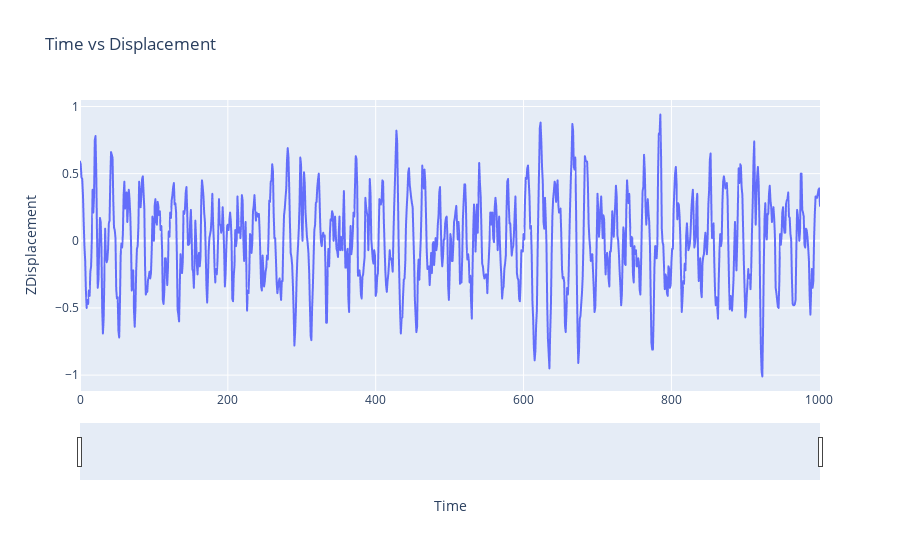

Write notebook code for a chart like this one.
### Code cell
fig = px.line(df[:1000], x='Time', y='ZDisplacement', title='Time vs Displacement ')

fig.update_xaxes(
    rangeslider_visible=True,
    rangeselector=dict(
        buttons=list([
            dict(count=1, label="1h", step="hour", stepmode="backward"),
            dict(count=2, label="3h", step="hour", stepmode="backward"),
            dict(count=3, label="5h", step="hour", stepmode="backward"),
            dict(step="all")
        ])
    )
)
fig.show()

### Figure 1 — Plotly figure (JSON) as saved in the notebook; plotly's stock layout.template omitted (floating-point values rounded to 4 significant figures; data arrays with more than 128 entries replaced by an {"elided": "..."} marker saying what was removed)
{"data": [{"hovertemplate": "Time=%{x}<br>ZDisplacement=%{y}<extra></extra>", "legendgroup": "", "line": {"color": "#636efa", "dash": "solid"}, "mode": "lines", "name": "", "showlegend": false, "type": "scattergl", "x": {"elided": "1002 int values"}, "xaxis": "x", "y": {"elided": "1002 float values"}, "yaxis": "y"}], "layout": {"legend": {"tracegroupgap": 0}, "title": {"text": "Time vs Displacement "}, "xaxis": {"anchor": "y", "domain": [0, 1], "rangeselector": {"buttons": [{"count": 1, "label": "1h", "step": "hour", "stepmode": "backward"}, {"count": 2, "label": "3h", "step": "hour", "stepmode": "backward"}, {"count": 3, "label": "5h", "step": "hour", "stepmode": "backward"}, {"step": "all"}]}, "rangeslider": {"visible": true}, "title": {"text": "Time"}}, "yaxis": {"anchor": "x", "domain": [0, 1], "title": {"text": "ZDisplacement"}}}}
